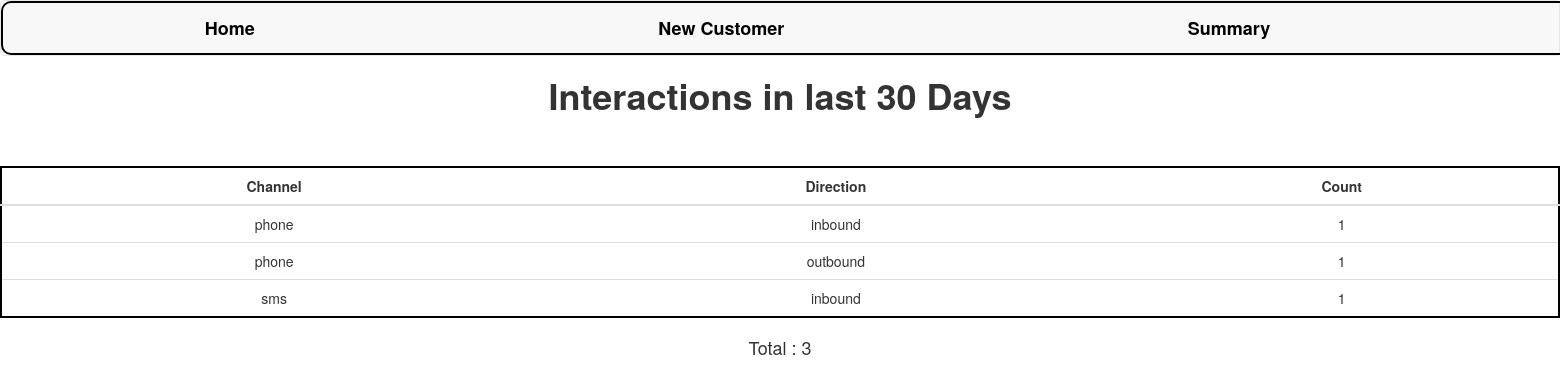
The page /summary/ on the database its author committed.
### customer360/models.py (models this page shows)
class Interaction(models.Model):
    CHANNEL_CHOICES = [
        ('phone', 'Phone'),
        ('sms', 'SMS'),
        ('email', 'Email'),
        ('letter', 'Letter'),
        ('social_media', 'Social Media')
    ]
    DIRECTION_CHOICES = [
        ('inbound', 'Inbound'),
        ('outbound', 'Outbound'),
    ]
    customer = models.ForeignKey(Customer, on_delete=models.CASCADE)
    channel = models.CharField(max_length=15, choices=CHANNEL_CHOICES)
    direction = models.CharField(max_length=10, choices=DIRECTION_CHOICES)
    interaction_date = models.DateField(auto_now_add=True)
    summary = models.TextField()

### customer360/views.py (the view)
# urls.py: path('summary/',views.summary,name='summary'),
def summary(request):
    thirty_days_ago = date.today() - timedelta(days=30)
    interactions = Interaction.objects.filter(interaction_date__gte=thirty_days_ago)
    count = len(interactions)
    interactions = interactions.values("channel","direction").annotate(count=Count('channel'))
    context={
                "interactions":interactions,
                "count":count
             }
    return render(request,"summary.html",context=context)

### customer360/templates/summary.html
{% extends 'base.html' %}
{% load static %}
{% block content %}
<html>
    <body>
        <h1> Interactions in last 30 Days  </h1>
        {% if not interactions %}
            <p> there are no interactions in the last 30 days <p>
        {% else %}
            <table class="table">
                <thead>
                    <tr>
                        <th>Channel</th>
                        <th>Direction</th>
                        <th>Count</th>
                    </tr>
                </thead>
                <tbody>
                    {% for interaction in interactions %}
                        <tr>
                            <td>{{ interaction.channel }}</td>
                            <td>{{ interaction.direction }}</td>
                            <td> {{ interaction.count }} </td>
                        </tr>
                    {% endfor %}
                </tbody>
            </table>
            <h4> Total : {{ count }} </h4>
        {% endif %}
    </body>
</html>
{% endblock content %}

### static/css/main.css (style rules this page uses)
body { text-align: center; margin: auto; }
h1,p { font-weight: bold; }
table { margin: auto; border: 2px solid #000000; margin-top: 50px; border-radius: 15px; background-color: white; text-align: center; }
th { text-align: center; }

### rows shown on the page
Interaction: channel "phone", direction "inbound", count "1"
Interaction: channel "phone", direction "outbound", count "1"
Interaction: channel "sms", direction "inbound", count "1"

### other values the page prints
{{ count }} "3"
